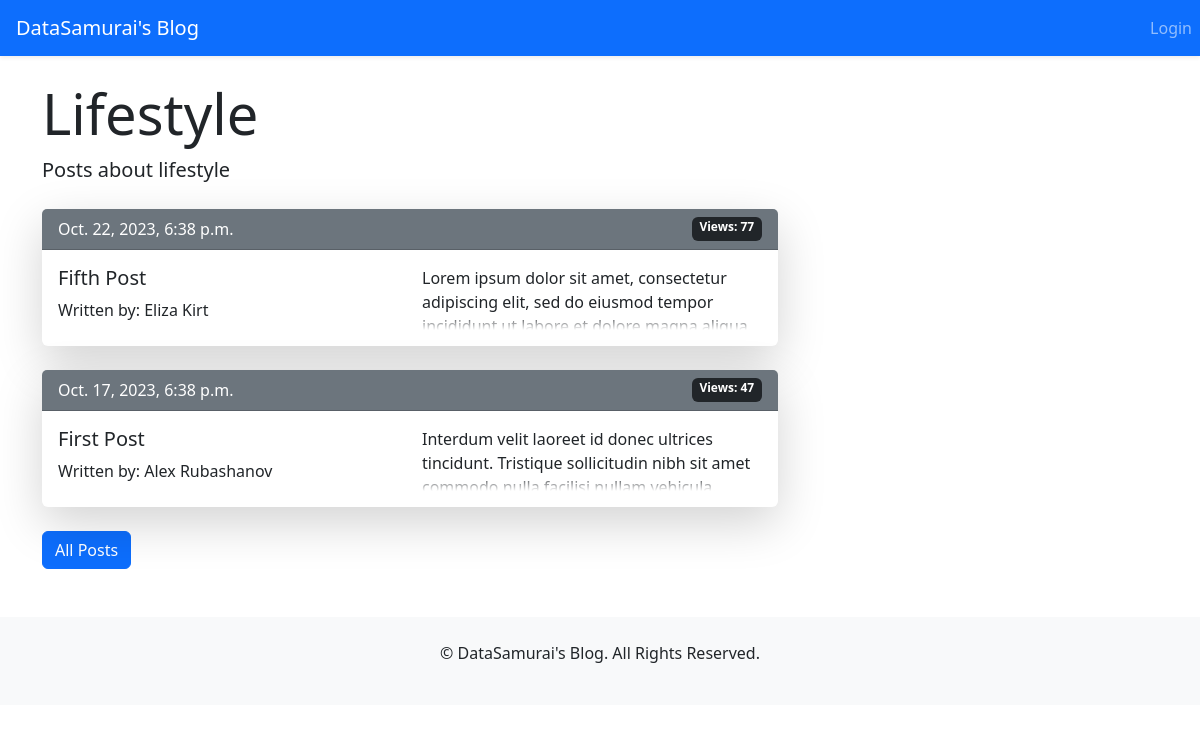
The app's page /blog/category/3/, older data.
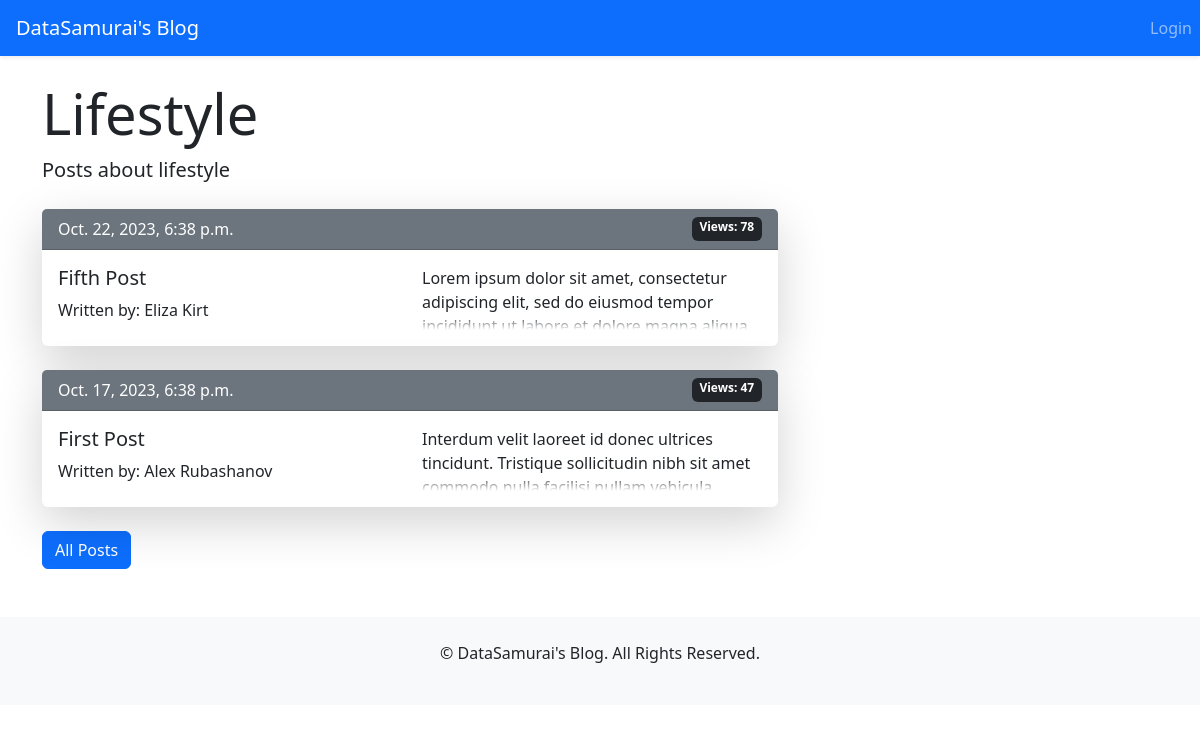
The same page, newer data.
### posts/models.py (models this page shows, shortened)
class Post(models.Model):
    title = models.CharField(max_length=50, unique=True)
    content = models.TextField()
    category = models.ForeignKey('Category', on_delete=models.SET_NULL, null=True)
    date_published = models.DateTimeField(auto_now_add=True)
    date_edited = models.DateTimeField(auto_now=True)
    views = models.PositiveIntegerField(default=0)
    author = models.ForeignKey(settings.AUTH_USER_MODEL, on_delete=models.SET_NULL, null=True)
    is_published = models.BooleanField(default=False)
    class Meta:
        ordering = ['-date_published']

### posts/views.py (the view)
# urls.py: path('category/<int:category_id>/', views.view_category, name='view_category'),
def view_category(request, category_id):
    category = get_object_or_404(Category, pk=category_id)
    context = {
        'category': category,
        'posts': category.post_set.all()
    }
    return render(request, 'posts/view_category.html', context=context)

### templates/posts/view_category.html
{% extends 'base.html' %}
{% block page_content %}
    <h2 class="display-4">{{ category.title }}</h2>
    <p class="lead">{{ category.description }}</p>
    <div class="row mt-4">
        <div class="col-md-8">
            {% for post in posts %}
                {% if post.is_published %}
                    <div class="card mb-4 border-0 shadow-lg">
                        <div class="card-header bg-secondary text-white d-flex justify-content-between">
                            <span>{{ post.date_published }}</span>
                            <span class="badge bg-dark">Views: {{ post.views }}</span>
                        </div>
                        <div class="card-body">
                            <div class="row">
                                <div class="col-md-6">
                                    <h5 class="card-title">
                                        <a href="{% url 'view_post' post.id %}" class="text-dark text-decoration-none">
                                            {{ post.title }}
                                        </a>
                                    </h5>
                                    <p class="card-text">Written
                                        by: {{ post.author.first_name }} {{ post.author.last_name }}</p>
                                </div>
                                <div class="col-md-6">
                                    <div class="fade-out">
                                        {{ post.content|slice:":300" }}
                                    </div>
                                </div>
                            </div>
                        </div>
                    </div>
                {% endif %}
            {% endfor %}
        </div>
    </div>
    <a href="{% url 'listing' %}" class="btn btn-primary">All Posts</a>
{% endblock %}

Row changes from the older to the newer data that the page shows:
changed Post "Fifth Post": views "77" → "78"
